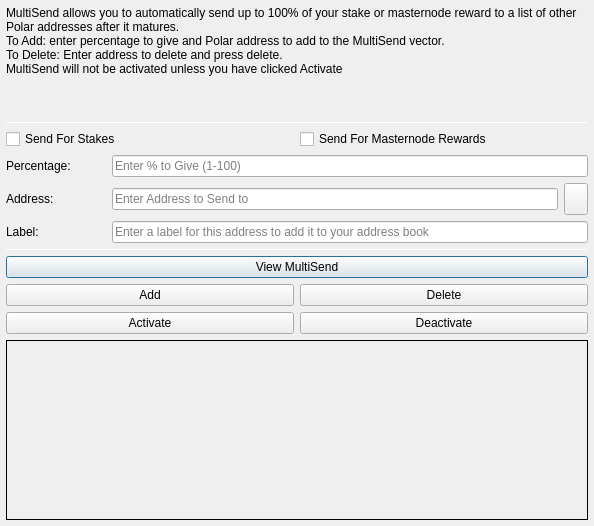
<?xml version="1.0" encoding="UTF-8"?>
<ui version="4.0">
 <class>MultiSendDialog</class>
 <widget class="QDialog" name="MultiSendDialog">
  <property name="windowModality">
   <enum>Qt::NonModal</enum>
  </property>
  <property name="geometry">
   <rect>
    <x>0</x>
    <y>0</y>
    <width>594</width>
    <height>526</height>
   </rect>
  </property>
  <property name="windowTitle">
   <string>MultiSend</string>
  </property>
  <layout class="QVBoxLayout" name="verticalLayout" stretch="0">
   <property name="margin">
    <number>6</number>
   </property>
   <item>
    <layout class="QVBoxLayout" name="verticalLayout_Main" stretch="1,1,1,0,1,1,1">
     <item>
      <widget class="QLabel" name="label_2">
       <property name="lineWidth">
        <number>1</number>
       </property>
       <property name="text">
        <string>MultiSend allows you to automatically send up to 100% of your stake or masternode reward to a list of other Polar addresses after it matures.
To Add: enter percentage to give and Polar address to add to the MultiSend vector.
To Delete: Enter address to delete and press delete.
MultiSend will not be activated unless you have clicked Activate</string>
       </property>
       <property name="alignment">
        <set>Qt::AlignLeading|Qt::AlignLeft|Qt::AlignTop</set>
       </property>
       <property name="wordWrap">
        <bool>true</bool>
       </property>
      </widget>
     </item>
     <item>
      <widget class="Line" name="line">
       <property name="minimumSize">
        <size>
         <width>0</width>
         <height>1</height>
        </size>
       </property>
       <property name="maximumSize">
        <size>
         <width>16777215</width>
         <height>1</height>
        </size>
       </property>
       <property name="orientation">
        <enum>Qt::Horizontal</enum>
       </property>
      </widget>
     </item>
     <item>
      <layout class="QVBoxLayout" name="verticalLayout_Settings">
       <item>
        <layout class="QHBoxLayout" name="horizontalLayout">
         <item>
          <widget class="QCheckBox" name="multiSendStakeCheckBox">
           <property name="text">
            <string>Send For Stakes</string>
           </property>
          </widget>
         </item>
         <item>
          <widget class="QCheckBox" name="multiSendMasternodeCheckBox">
           <property name="text">
            <string>Send For Masternode Rewards</string>
           </property>
          </widget>
         </item>
        </layout>
       </item>
       <item>
        <layout class="QHBoxLayout" name="horizontalLayout_6">
         <item>
          <widget class="QLabel" name="label">
           <property name="minimumSize">
            <size>
             <width>100</width>
             <height>0</height>
            </size>
           </property>
           <property name="toolTip">
            <string>Percentage of stake to send</string>
           </property>
           <property name="text">
            <string>Percentage:</string>
           </property>
          </widget>
         </item>
         <item>
          <widget class="QLineEdit" name="multiSendPercentEdit">
           <property name="toolTip">
            <string>Enter whole numbers 1 - 100</string>
           </property>
           <property name="placeholderText">
            <string>Enter % to Give (1-100)</string>
           </property>
          </widget>
         </item>
        </layout>
       </item>
       <item>
        <layout class="QHBoxLayout" name="horizontalLayout_7">
         <item>
          <widget class="QLabel" name="label_5">
           <property name="minimumSize">
            <size>
             <width>100</width>
             <height>0</height>
            </size>
           </property>
           <property name="toolTip">
            <string>Address to send portion of stake to</string>
           </property>
           <property name="text">
            <string>Address:</string>
           </property>
          </widget>
         </item>
         <item>
          <widget class="QLineEdit" name="multiSendAddressEdit">
           <property name="toolTip">
            <string/>
           </property>
           <property name="placeholderText">
            <string>Enter Address to Send to</string>
           </property>
          </widget>
         </item>
         <item>
          <widget class="QToolButton" name="addressBookButton">
           <property name="maximumSize">
            <size>
             <width>16777215</width>
             <height>32</height>
            </size>
           </property>
           <property name="toolTip">
            <string>Choose an address from the address book</string>
           </property>
           <property name="text">
            <string/>
           </property>
           <property name="icon">
            <iconset resource="../polar.qrc">
             <normaloff>:/icons/address-book</normaloff>:/icons/address-book</iconset>
           </property>
           <property name="shortcut">
            <string>Alt+A</string>
           </property>
          </widget>
         </item>
        </layout>
       </item>
      </layout>
     </item>
     <item>
      <layout class="QHBoxLayout" name="horizontalLayout_3">
       <item>
        <widget class="QLabel" name="label_3">
         <property name="minimumSize">
          <size>
           <width>100</width>
           <height>0</height>
          </size>
         </property>
         <property name="text">
          <string>Label:</string>
         </property>
        </widget>
       </item>
       <item>
        <widget class="QLineEdit" name="labelAddressLabelEdit">
         <property name="placeholderText">
          <string>Enter a label for this address to add it to your address book</string>
         </property>
        </widget>
       </item>
      </layout>
     </item>
     <item>
      <widget class="Line" name="line_2">
       <property name="minimumSize">
        <size>
         <width>0</width>
         <height>1</height>
        </size>
       </property>
       <property name="maximumSize">
        <size>
         <width>16777215</width>
         <height>1</height>
        </size>
       </property>
       <property name="orientation">
        <enum>Qt::Horizontal</enum>
       </property>
      </widget>
     </item>
     <item>
      <layout class="QVBoxLayout" name="verticalLayout_Buttons">
       <item>
        <layout class="QHBoxLayout" name="horizontalLayout_4">
         <item>
          <widget class="QPushButton" name="viewButton">
           <property name="toolTip">
            <string/>
           </property>
           <property name="statusTip">
            <string>View MultiSend Vector</string>
           </property>
           <property name="text">
            <string>View MultiSend</string>
           </property>
          </widget>
         </item>
        </layout>
       </item>
       <item>
        <layout class="QHBoxLayout" name="horizontalLayout_2">
         <item>
          <widget class="QPushButton" name="addButton">
           <property name="toolTip">
            <string/>
           </property>
           <property name="statusTip">
            <string>Add to MultiSend Vector</string>
           </property>
           <property name="text">
            <string>Add</string>
           </property>
          </widget>
         </item>
         <item>
          <widget class="QPushButton" name="deleteButton">
           <property name="toolTip">
            <string/>
           </property>
           <property name="statusTip">
            <string>Delete Address From MultiSend Vector</string>
           </property>
           <property name="text">
            <string>Delete</string>
           </property>
          </widget>
         </item>
        </layout>
       </item>
       <item>
        <layout class="QHBoxLayout" name="horizontalLayout_5">
         <item>
          <widget class="QPushButton" name="activateButton">
           <property name="statusTip">
            <string>Activate MultiSend</string>
           </property>
           <property name="text">
            <string>Activate</string>
           </property>
          </widget>
         </item>
         <item>
          <widget class="QPushButton" name="disableButton">
           <property name="statusTip">
            <string>Deactivate MultiSend</string>
           </property>
           <property name="text">
            <string>Deactivate</string>
           </property>
          </widget>
         </item>
        </layout>
       </item>
      </layout>
     </item>
     <item>
      <widget class="QLabel" name="message">
       <property name="minimumSize">
        <size>
         <width>0</width>
         <height>180</height>
        </size>
       </property>
       <property name="frameShape">
        <enum>QFrame::Panel</enum>
       </property>
       <property name="frameShadow">
        <enum>QFrame::Plain</enum>
       </property>
       <property name="lineWidth">
        <number>1</number>
       </property>
       <property name="midLineWidth">
        <number>1</number>
       </property>
       <property name="text">
        <string/>
       </property>
       <property name="alignment">
        <set>Qt::AlignLeading|Qt::AlignLeft|Qt::AlignTop</set>
       </property>
       <property name="wordWrap">
        <bool>true</bool>
       </property>
      </widget>
     </item>
    </layout>
   </item>
  </layout>
 </widget>
 <resources>
  <include location="../polar.qrc"/>
 </resources>
 <connections/>
</ui>
